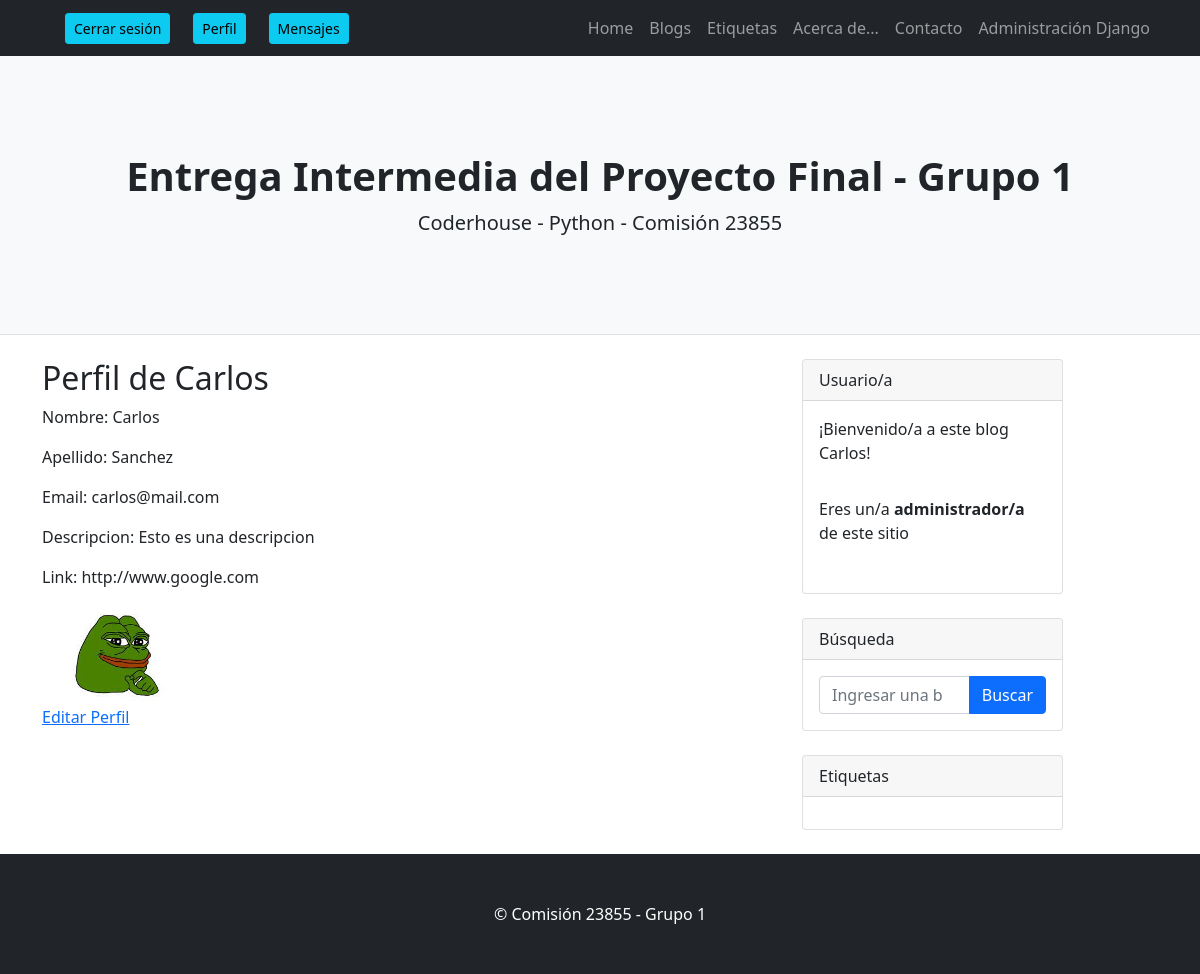
The page /AppProyecto1/verPerfil/ (signed in) on the database its author committed.
### AppProyecto1/models.py (models this page shows, shortened)
class Avatar(models.Model):
    user = models.ForeignKey(User, on_delete=models.CASCADE) #el casacade hace q si se borra un usuario, en consecuencia se borre el avatar
    imagen = models.ImageField(upload_to='avatares', null=True, blank=True) #se guarda en la carpeta media, las imagenes cargadas
    descripcion = models.TextField()
    link = models.URLField()

### AppProyecto1/views.py (the view)
# urls.py: path('verPerfil/', views.verPerfil, name="VerPerfil"),
@login_required
def verPerfil(request):
    user = request.user
    avatar = Avatar.objects.filter(user=user.id)
    if avatar:
        return render(request,"AppProyecto1/verPerfil.html",{"user":user, "avatar":avatar[0]})
    else:
        return render(request,"AppProyecto1/verPerfil.html",{"user":user})

### AppProyecto1/templatetags/group.py (called while the page is built)
@register.filter
def has_group(user, group_name):
    return user.groups.filter(name='Admin').exists()

### AppProyecto1/templates/AppProyecto1/verPerfil.html
{% extends 'AppProyecto1/padre.html' %}
{% load static %}
{% block contenidoQueCambia %}
<div>
    <h2>Perfil de {{user.username}}</h2>
    <p>Nombre: {{user.first_name}}</p>
    <p>Apellido: {{user.last_name}}</p>
    <p>Email: {{user.email}}</p>
    <p>Descripcion: {{avatar.descripcion}}</p>
    <p>Link: {{avatar.link}}</p>
    <img height="100px" src="{{avatar.imagen.url}}">
</div>
<a href="{% url 'EditarPerfil' %}">Editar Perfil</a>
{% endblock contenidoQueCambia %}

### AppProyecto1/templates/AppProyecto1/padre.html (shortened to what this page needs)
<!DOCTYPE html>
<html lang="en">
    <head>
        {% load static %}
        {% load group %}
        <link href="{% static 'AppProyecto1/css/styles.css' %}" rel="stylesheet" />
    </head>
    <body>
        <nav class="navbar navbar-expand-lg navbar-dark bg-dark">
            <div class="container">
                {% if request.user.is_authenticated %}
                <li class="nav-item"><a type="button" class="btn btn-info btn-sm" aria-current="page" href="{% url 'Logout' %}">Cerrar sesión</a></li>
                <li class="nav-item"><a type="button" class="btn btn-info btn-sm" aria-current="page" href="{% url 'VerPerfil' %}">Perfil</a></li>
                <li class="nav-item"><a type="button" class="btn btn-info btn-sm" aria-current="page" href="{% url 'Inbox' %}">Mensajes</a></li>
                {% endif %}
                <div class="collapse navbar-collapse" id="navbarSupportedContent">
                    <ul class="navbar-nav ms-auto mb-2 mb-lg-0">
                        <li class="nav-item"><a class="nav-link" href="{% url 'Inicio' %}">Home</a></li>
                        <li class="nav-item"><a class="nav-link" href="{% url 'BlogList' %}">Blogs</a></li>
                        <li class="nav-item"><a class="nav-link" href="{% url 'TagList' %}">Etiquetas</a></li>
                        <li class="nav-item"><a class="nav-link" href="{% url 'About' %}">Acerca de...</a></li>
                        <li class="nav-item"><a class="nav-link" href="#!">Contacto</a></li>
                        <li class="nav-item"><a class="nav-link" href="http://localhost:8000/admin/">Administración Django</a></li>
                    </ul>
                </div>
            </div>
        </nav>
        <header class="py-5 bg-light border-bottom mb-4">
            <div class="container">
                <div class="text-center my-5">
                    <h1 class="fw-bolder">Entrega Intermedia del Proyecto Final - Grupo 1</h1>
                    <p class="lead mb-0">Coderhouse - Python - Comisión 23855</p>
                </div>
            </div>
        </header>
        <div class="container">
            <div class="row">
                <div class="col-lg-8">
                    {% block contenidoQueCambia %}
                    {% endblock contenidoQueCambia %}
                </div>
                <div class="col-lg-3">
                    <div class="card mb-4">
                        <div class="card-header">Usuario/a</div>
                        {% if not request.user.is_authenticated %}
                            <div class="card-body">Para acceder al contenido de este página, debes registrarte e iniciar sesión.</div>
                        {% else %}
                            <div class="card-body">¡Bienvenido/a a este blog {{ user.username }}!</div>
                            {% if user|has_group:'Admin' %}
                                <div class="card-body">Eres un/a <b>administrador/a</b> de este sitio</div>
                            {% else %}
                                <div class="card-body">Eres un/a <b>usuario/a</b> de este sitio</div>
                            {% endif %}
                        {% endif %}
                    </div>
                    {% if request.user.is_authenticated %}
                    <div class="card mb-4">
                        <div class="card-header">Búsqueda</div>
                        <div class="card-body">
                            <div class="input-group" method="GET" action="{% url 'BlogSearch' %}">
                                    <form class="input-group" method="GET" action="{% url 'BlogSearch' %}" >
                                        <input class="form-control" type="search" name="search" placeholder="Ingresar una búsqueda...">
                                        <button class="btn btn-primary" type="submit">Buscar</button>
                                    </form>
                            </div>
                        </div>
                    </div>
                    {% endif %}
                    {% if request.user.is_authenticated %}
                    <div class="card mb-4">
                        <div class="card-header">Etiquetas</div>
                        <div class="card-body">
                        </div>
                    </div>
                    {% endif %}
                </div>
            </div>
        </div>
        <footer class="py-5 bg-dark">
            <div class="container"><p class="m-0 text-center text-white">&copy; Comisión 23855 - Grupo 1</p></div>
        </footer>
</body>
</html>

### rows shown on the page
Avatar: descripcion "Esto es una descripcion", link "http://www.google.com", imagen (picture)

### other values the page prints
{{ user.username }} "Carlos"
{{ user.first_name }} "Carlos"
{{ user.last_name }} "Sanchez"
{{ user.email }} "carlos@mail.com"
